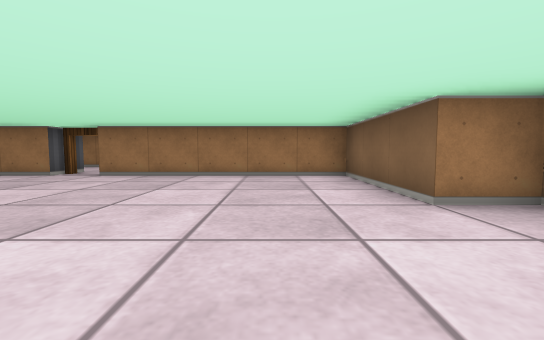
view 1 (above)

12 first-person views from a walk through a cub3D level. The camera is about half as high as the walls, tilts 4° down and sees 90° across. The floor is counted in squares. Each view is taken from the middle of a square. On the plan, view 1 faces up. The plan holds only what a view shows up to about 9 squares ahead; the rest is blank.

view 2
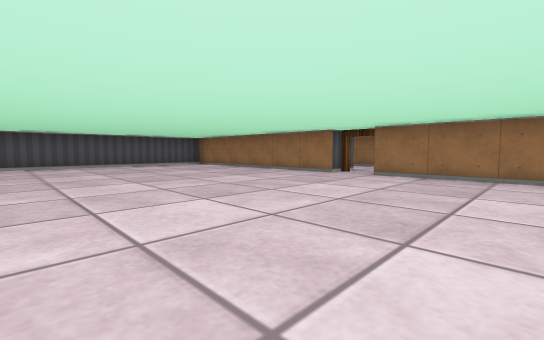

view 3
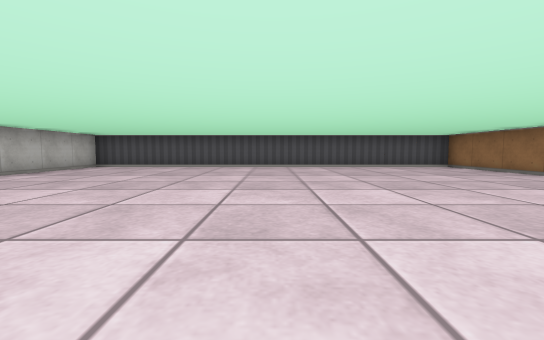

view 4
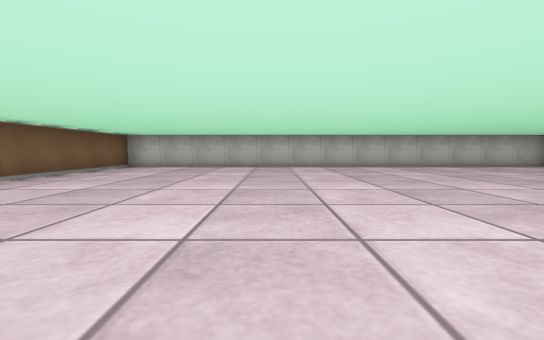

view 5
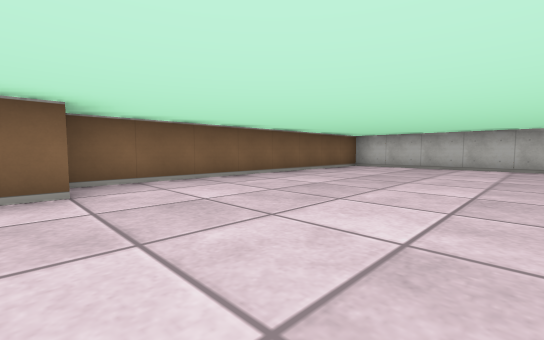

view 6
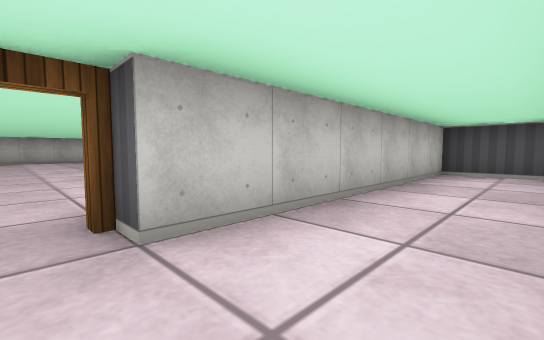

view 7
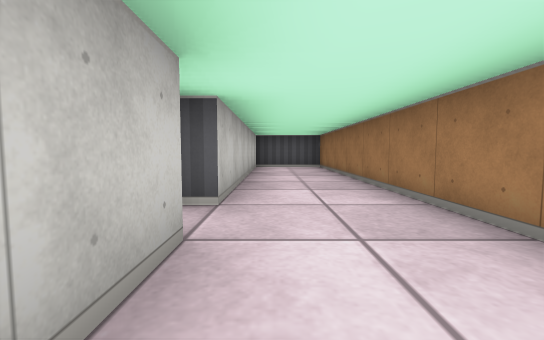

view 8
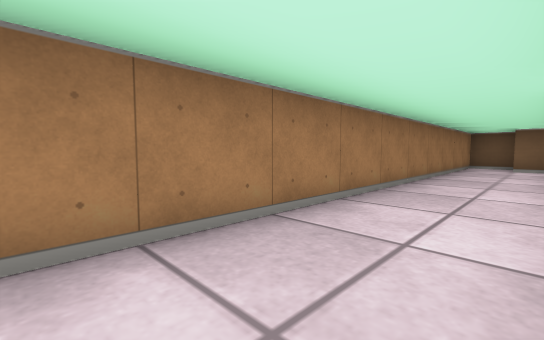

view 9
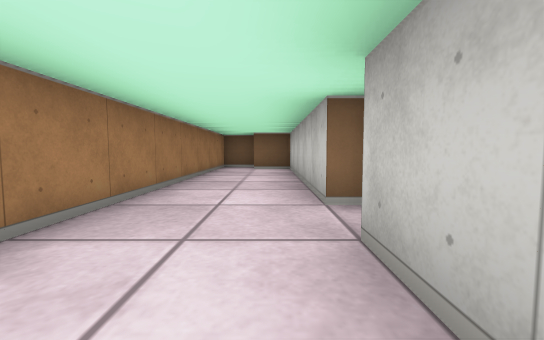

view 10
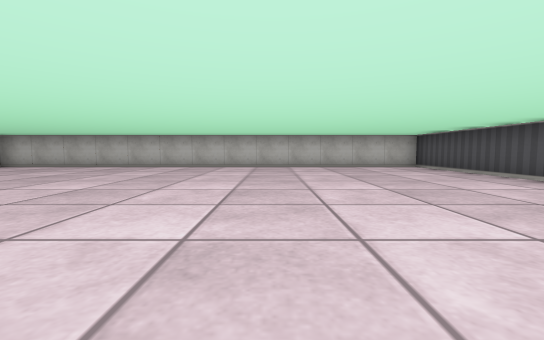

view 11
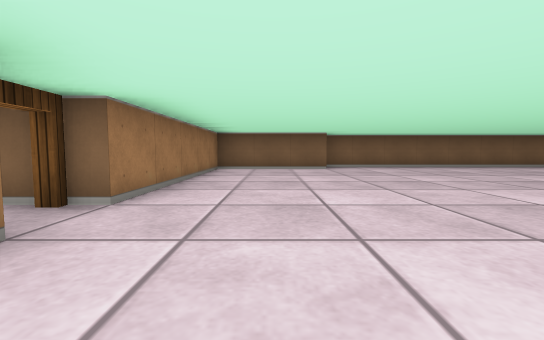

view 12
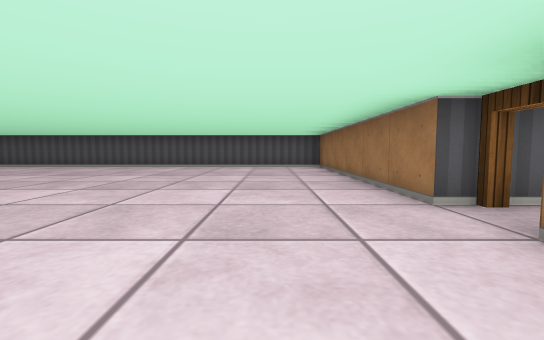

### Floor plan
Points are (right, up) in squares from view 1. A wall is a line through its corners. A room is listed if a view was taken in it or the views show most of it. See-through windows are left out.
Room 1 (views 1, 2, 3, 4, 5, 10, 11, 12)
walls: (-4.5, 5.5) (-10.5, 5.5) (-10.5, -5.5) (2.5, -5.5) (2.5, 2.5) (1.5, 2.5) (1.5, 5.5) (-3.5, 5.5)
ways out: open door at (-4, 6) to room 2
Room 2 (views 6, 7, 8, 9)
walls: (-3.5, 6.5) (1.5, 6.5) (1.5, 7.5); (2.5, 7.5) (2.5, 8.5) (-10.5, 8.5) (-10.5, 6.5) (-4.5, 6.5)
ways out: open door at (-4, 6) to room 1

Positions as (right, up) in squares from view 1, and headings:
1: (0, 0), facing up
2: (-1, 0), facing up-left
3: (-2, 0), facing left
4: (-2, 3), facing down
5: (-2, 3), facing down-right
6: (-4, 8), facing down-left
7: (-2, 7), facing left
8: (-7, 7), facing up-right
9: (-6, 7), facing right
10: (-6, 3), facing down
11: (-6, 4), facing right
12: (-2, 4), facing left
